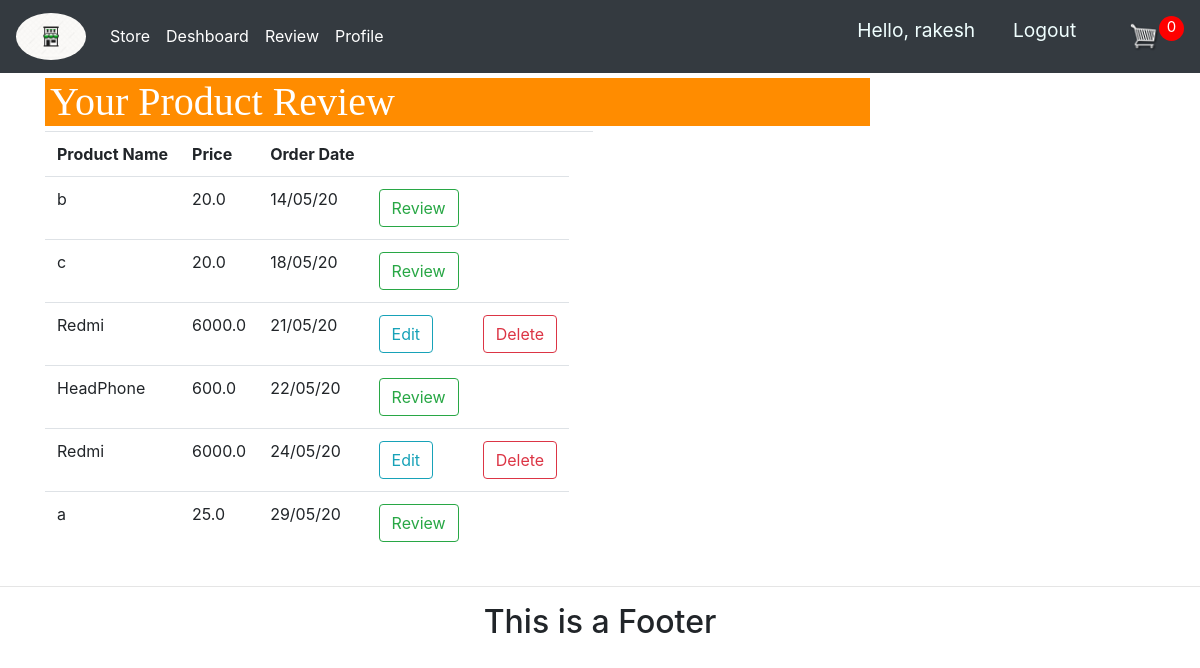
The app's page /customer/review/ (signed in) with its own data.
### accounts/models.py (models this page shows)
class MyProfile(models.Model):
    type = (('customer','customer'),('seller','seller'))
    ge = (('male','Male'),('female','Female'))
    user = models.OneToOneField(to=User, on_delete=models.CASCADE)
    name = models.CharField(max_length=100,validators=[validator.name])
    gender = models.CharField(max_length=100,choices=ge)
    phone = models.CharField(max_length=100,validators=[validator.phone])
    register_type = models.CharField(max_length=100,choices=type)
    profile_pic = models.ImageField(default='facebook.jpg', upload_to='profile_pic/', null=True, blank=True)
    cr_date = models.DateTimeField(auto_now_add=True)
    def __str__(self):
        return self.name

### customer/models.py (models this page shows, shortened)
class OrderItem(models.Model):
    status = (('Panding','Panding'),('Delivered','Delivered'))
    product = models.ForeignKey(Product,on_delete=models.CASCADE)
    order = models.ForeignKey(Orders, on_delete=models.CASCADE)
    status = models.CharField(max_length=50,choices=status,default='Panding')
    quantity = models.IntegerField(default=0)
    cr_date = models.DateTimeField(auto_now_add=True)
    @property
    def get_review(self):
        try:
            review = Review.objects.filter(customer = self.order.customer,product_name =self.product)
            return review
        except:
            pass

### seller/models.py (models this page shows, shortened)
class Product(models.Model):
    Category = (('Indoor','Indoor'),('Out Door','Out Door'))
    seller = models.ForeignKey(to=MyProfile,on_delete=models.CASCADE)
    name = models.CharField(max_length=200)
    price = models.FloatField()
    discount_price = models.FloatField(default=0)
    Category = models.CharField(max_length=100,choices = Category)
    description = models.TextField()
    image = models.ImageField(upload_to='product/')
    cr_date = models.DateTimeField(auto_now_add=True)
    tag = models.ManyToManyField(Tag)
    slug = models.SlugField(null=True,unique=True)
    product_status = models.BooleanField(default=True)

### accounts/decoratoer.py (the view)
        def wrapper_func(req, *args, **kwargs):
            group =None
            if req.user.groups.exists():
                group=req.user.groups.all()[0].name
                if group in allowed_roles:
                    return view_func(req, *args, **kwargs)
                else:
                    return HttpResponse('You are note authorized to access this page')

### accounts/decoratoer.py (called while the page is built)
def  allowed_user(allowed_roles=[]):
    def decorator(view_func):
        def wrapper_func(req, *args, **kwargs):
            group =None
            if req.user.groups.exists():
                group=req.user.groups.all()[0].name
                if group in allowed_roles:
                    return view_func(req, *args, **kwargs)
                else:
                    return HttpResponse('You are note authorized to access this page')
        return wrapper_func
    return decorator

### accounts/templatetags/account_extras.py (called while the page is built)
@register.filter(name='has_group')
def has_group(user, group_name):
    group = Group.objects.get(name=group_name)
    try:
        if group in user.groups.all():
            print('True')
            return True
    except:
        return False

### customer/models.py (called while the page is built)
    @property
    def get_orderitem(self):
        return self.orderitem_set.all()

    @property
    def get_cart_items(self):
        totalitems = self.orderitem_set.all()
        print('rakeshssssldjfkd',totalitems)
        total = sum([items.quantity for items in totalitems])
        return total

### customer/views.py (called while the page is built)
@login_required(login_url='login')
@allowed_user(['customer','admin'])
def Reviews(req):
    customer  = req.user.myprofile
    order,created = Orders.objects.get_or_create(customer=customer,complete=False)
    cartItem = order.get_cart_items
    product = Orders.objects.filter(customer = customer,complete = True)
    if req.method=='POST':
        review_text = req.POST['review']
        product_id = req.POST['orderitem_id']
        product_name = Product.objects.get(id = product_id)
        Review.objects.create(customer = customer,product_name = product_name,text = review_text)
    context = {'product':product,'cartItem':cartItem}
    return render(req,'customer/review_page.html',context)

### customer/templates/customer/review_page.html (shortened to what this page needs)
{% extends 'accounts/base.html' %}
{% load static %}
{% block body %}
<div class="container">
    <div class="row">
        <div class="col-lg-9">
            <div style="background-color: darkorange;">
                <h1 style="margin: 5px;font-family: 'Times New Roman'; color: white;">Your Product Review </h1>
            </div>
            <div class="table">
                <table>
                    <th>Product Name</th>
                    <th> Price </th>
                    <th> Order Date </th>
                    <th></th>
                    <th></th>
                    <th></th>
                    {% for order in product %}
                    {% for item in order.get_orderitem %}
                    <tr>
                        <td>{{item.product.name}}</td>
                        <td>{{item.product.price}}</td>
                        <td>{{item.cr_date | date:"d/m/y"}}</td>
                        {% if item.get_review %}
                        <td><button id="edit_button" class="btn btn-outline-info show_edit" data-action="get_data"
                                data-product="{{item.product.id}}" data-url="{% url 'edit_review' %}"
                                data-id="{{item.product.id}}">Edit</button></td>
                        <td><button id="delete_button" class="btn btn-outline-danger delete_review" data-action="delete"
                                data-product="{{item.product.id}}" data-url="{% url 'edit_review' %}">Delete</button>
                        </td>
                        {% else %}
                        <td><button id="review_button" class="btn btn-outline-success show_review "
                                data-product="{{item.product.name}}" data-id="{{item.product.id}}">Review</button></td>
                        <td></td>
                        {% endif %}
                    </tr>
                    {% endfor %}
                    {% endfor %}
                </table>
            </div>
        </div>
        <div class="col-lg-3 ">
        </div>
    </div>
</div>
{% endblock %}

### accounts/templates/accounts/navbar.html (shortened to what this page needs)
  {% load static %}
  {% load account_extras %}
  <nav class="navbar navbar-expand-lg navbar-dark bg-dark sticky-top">
    <a class="navbar-brand " href="{% url 'store' %}"><img class="logo-pic" src="{% static 'img/logo.jpg' %}"></a>
    <div class="collapse navbar-collapse" id="navbarNav">
      <ul class="navbar-nav mr-auto">
      {% if request.user.is_authenticated %}
        {% if request.user.is_staff or request.user|has_group:"seller" %}
            <li class="nav-item active">
              <a class="nav-link" href="{% url 'seller_dashboard' %}"> Dashboard </a>
            </li>
            <li class="nav-item active">
              <a class="nav-link" href="{% url 'product' %}">Product</a>
            </li>
            <li class="nav-item active">
              <a class="nav-link" href="{% url 'add_product' %}">Add Product</a>
            </li>
        {% else %}
            <li class="nav-item active">
              <a class="nav-link" href="{% url 'store' %}">Store</a>
            </li>
            <li class="nav-item active">
              <a class="nav-link" href="{% url 'user_dashboard' %}">Deshboard</a>
            </li>
            <li class="nav-item active">
              <a class="nav-link" href="{% url 'review' %}">Review</a>
            </li>
          {% endif %}
      <li class="nav-item active">
        <a class="nav-link" href="{% url 'accounts_settings' %}">Profile</a>
      </li>
      {% endif %}
          </ul>
        <ul class="navbar-nav ml-auto">
      {% if request.user.is_authenticated%}
          <span class="hello-mgs">Hello, {{request.user.myprofile}}</span>
          <span><a class="hello-mgs" href="{% url 'logout' %}">Logout</a></span>
            {% if request.user|has_group:"customer" %}
              <div class="form-inline">
                <a href="{% url 'cart' %}"><img src="{% static '/img/cart.png' %}" id="cart_image"></a>
                <p id="cart-total">{{cartItem}}</p>
              </div>
            {% endif %}
     {% endif%}
  </nav>

### static/css/main.css (style rules this page uses)
body { background-color:white }
#cart_image { width:30px; display: inline-block; margin-left: 15px; }
#cart-total { display: block; text-align: center; color:#fff; background-color: red; width: 25px; height: 25px; border-radius: 50%; font-size: 15px; }

### accounts/templates/accounts/navbar.html (style rules this page uses)
.hello-mgs { font-size: larger; color: azure; margin-right: 1cm; }
.logo-pic { max-width: 70px; max-height: 70px; margin: 0 auto; border-radius: 50%; }

### records on screen
OrderItem: product.name "b", product.price "20.0", cr_date "14/05/20"
OrderItem: product.name "c", product.price "20.0", cr_date "18/05/20"
OrderItem: product.name "Redmi", product.price "6000.0", cr_date "21/05/20"
OrderItem: product.name "HeadPhone", product.price "600.0", cr_date "22/05/20"
OrderItem: product.name "Redmi", product.price "6000.0", cr_date "24/05/20"
OrderItem: product.name "a", product.price "25.0", cr_date "29/05/20"

### other values on screen
{{ request.user.myprofile }} "rakesh"
{{ cartItem }} "0"
